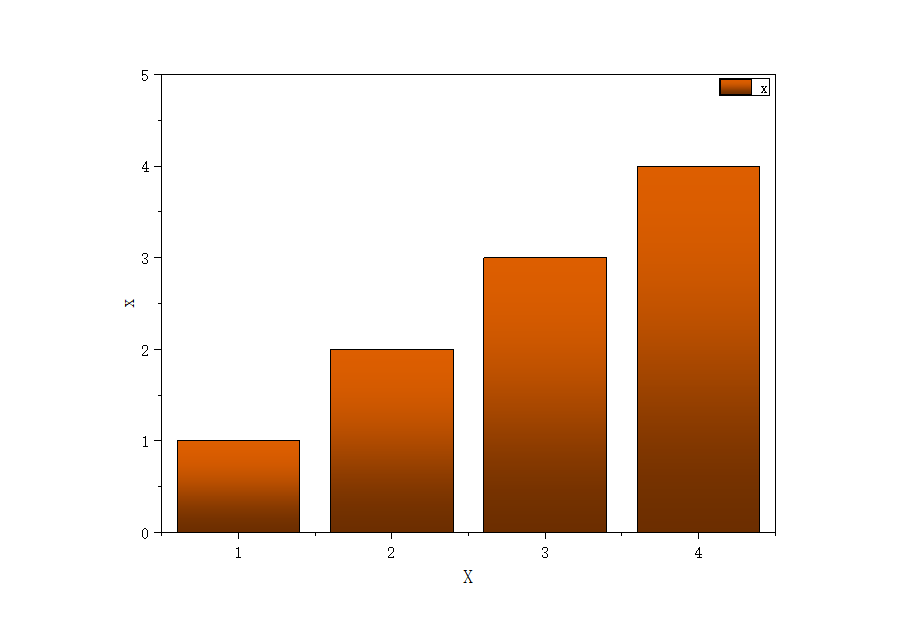
#> input picture .probe/m_2.png, 900 x 638 px
$ python figure_metrics.py .probe/m_2.png
#> lines starting #> are read from the running program, lines starting #| are printed output that depends on the picture; after the words box and inside, x2 and y2 are one past the last pixel; in counts of white or black regions, pixels touching at a corner belong together
"""figure_metrics.py — 参考图/成品图的量化对照（复刻收敛用）。

只读像素，输出可比的归一化几何量与色值：
  frame(外框) canvas%、装饰带高度%、白缝%、刻度长度、刻度标签字高、轴标题字高、点径、线宽、关键色。

用法：
  python figure_metrics.py <img.png> [--json]
  python figure_metrics.py ref.png ours.png        # 并排对照
"""
import sys, json
import numpy as np
from PIL import Image

WHITE = 245


def load(p):
    return np.asarray(Image.open(p).convert("RGB")).astype(int)


def frame_rect(a, pad=24):
    """内层绘图框（跳过图像外圈黑边）。返回 (t,b,l,r) 或 None。"""
    h, w, _ = a.shape
    sub = a[pad:h - pad, pad:w - pad]
    dark = sub.max(2) < 130
    rows = np.where(dark[:, max(0, sub.shape[1] // 4):sub.shape[1] * 3 // 4].mean(1) > 0.6)[0]
    cols = np.where(dark[sub.shape[0] // 4:sub.shape[0] * 3 // 4, :].mean(0) > 0.6)[0]
    if len(rows) < 2 or len(cols) < 2:
        return None
    return int(rows[0] + pad), int(rows[-1] + pad), int(cols[0] + pad), int(cols[-1] + pad)


def band_span(a, t, b, l, r, hexv="#FCE4EA", tol=12):
    """框内纯色装饰带：返回 (top,bot,height_px, pct_of_plot_h)。"""
    c = np.array([int(hexv[i:i + 2], 16) for i in (1, 3, 5)])
    x0, x1 = l + int(0.15 * (r - l)), l + int(0.30 * (r - l))
    hit = (np.abs(a[t:b + 1, x0:x1] - c).max(2) <= tol).mean(1) > 0.9
    idx = np.where(hit)[0]
    if len(idx) == 0:
        return None
    return int(t + idx[0]), int(t + idx[-1]), int(idx[-1] - idx[0] + 1), round(100.0 * (idx[-1] - idx[0] + 1) / (b - t + 1), 2)


def white_gap(a, t, b, l, r, band_top):
    """装饰带上方的纯白缝高度。"""
    x0, x1 = l + int(0.15 * (r - l)), l + int(0.30 * (r - l))
    white = (a[t:band_top, x0:x1] > WHITE).all(2).mean(1) > 0.9
    idx = np.where(white)[0]
    if len(idx) == 0:
        return 0, 0.0
    seg_end = idx[-1]
    seg_start = seg_end
    while seg_start - 1 in set(idx.tolist()):
        seg_start -= 1
    h = seg_end - seg_start + 1
    return int(h), round(100.0 * h / (b - t + 1), 2)


def text_groups_below(a, b, l, r, scan=160):
    """框下方文字/刻度的行分段：返回 [(top,bot,height_px)]。"""
    y0, y1 = b + 1, min(a.shape[0], b + 1 + scan)
    dark = (a[y0:y1, l:r].max(2) < 160).mean(1) > 0.002
    groups, start = [], None
    for i, v in enumerate(dark):
        if v and start is None:
            start = i
        elif not v and start is not None:
            if i - start >= 2:
                groups.append((int(y0 + start), int(y0 + i - 1), int(i - start)))
            start = None
    if start is not None and len(dark) - start >= 2:
        groups.append((int(y0 + start), int(y0 + len(dark) - 1), int(len(dark) - start)))
    return groups


def tick_length(a, b, l, r, n=30):
    """主TICK len度：框下 0..25px 内，深色像素列的连续行数众数。"""
    y0, y1 = b + 1, min(a.shape[0], b + 26)
    dark = (a[y0:y1, l:r].max(2) < 160)
    colsum = dark.sum(0)
    runs = colsum[colsum >= 3]
    return int(np.median(runs)) if len(runs) else 0


def dot_diameter(a, t, b, l, r, hexv="#DE90BA", tol=26):
    """散点直径估计：匹配色区域的横向游程中位数。"""
    c = np.array([int(hexv[i:i + 2], 16) for i in (1, 3, 5)])
    sub = (np.abs(a[t:b + 1, l:r + 1] - c).max(2) <= tol)
    runs = []
    for row in sub[::3]:
        idx = np.where(row)[0]
        if len(idx) < 2:
            continue
        start = idx[0]; prev = idx[0]
        for i in idx[1:]:
            if i != prev + 1:
                runs.append(prev - start + 1); start = i
            prev = i
        runs.append(prev - start + 1)
    runs = [x for x in runs if 1 <= x <= 12]
    return round(float(np.median(runs)), 1) if runs else None


def dominant(a, n=6, skip_white=True):
    px = a.reshape(-1, 3)
    if skip_white:
        px = px[~((px.min(1) > 235) | (px.max(1) < 60))]
    keys = (px // 16).astype(np.int32)
    flat = keys[:, 0] * 10000 + keys[:, 1] * 100 + keys[:, 2]
    uniq, inv, cnt = np.unique(flat, return_inverse=True, return_counts=True)
    out = []
    for i in np.argsort(-cnt)[:n]:
        avg = px[inv == i].mean(0).round().astype(int)
        out.append("#%02X%02X%02X" % tuple(avg))
    return out


def metrics(path, band_hex="#FCE4EA", dot_hex="#DE90BA"):
#> called with path = '.probe/m_2.png', band_hex = '#FCE4EA', dot_hex = '#DE90BA'
    a = load(path)
    H, W, _ = a.shape
#> H = 638; W = 900
    fr = frame_rect(a)
#> in frame_rect, `sub = a[pad:h - pad, pad:w - pad]`:
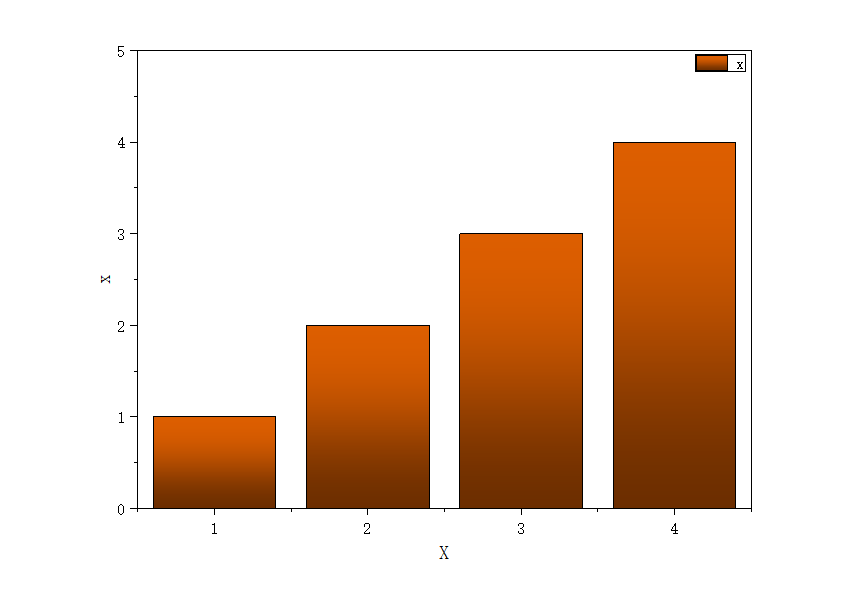
#> sub: shape (590, 852, 3) int64; mean R, G, B 233.7, 212, 196
#> in frame_rect, `dark = sub.max(2) < 130`:
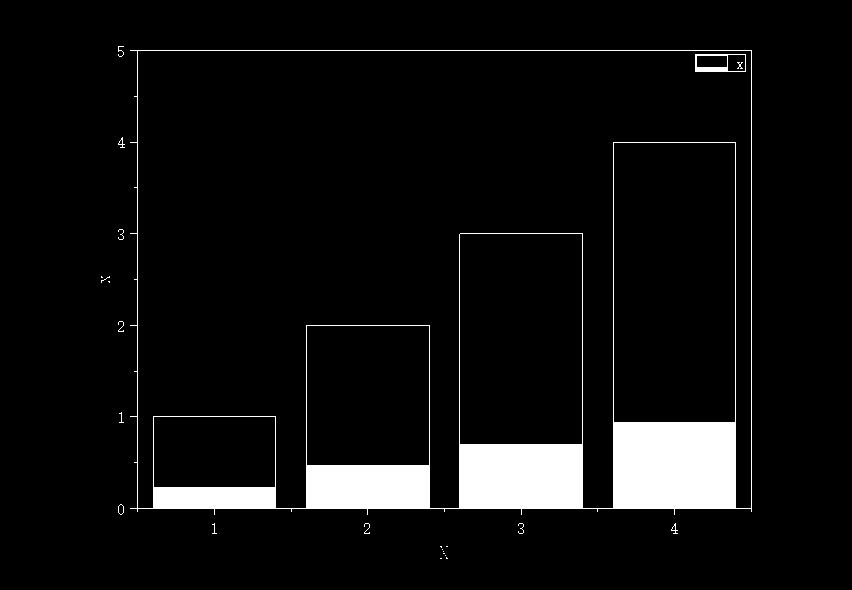
#> dark: shape (590, 852) bool; 6.2% white; 24 white regions (13 under 20 px), largest, box (x1, y1, x2, y2) and area: (130, 50, 752, 515) 30558, (695, 54, 746, 72) 316, (118, 137, 125, 148) 27
#> in frame_rect, `rows = np.where(dark[:, max(0, sub.shape[1] // 4):sub.shape[1] * 3 // ..`: rows = 45 values from 50 to 508
#> in frame_rect, `cols = np.where(dark[sub.shape[0] // 4:sub.shape[0] * 3 // 4, :].mean(..`: cols = [137, 459, 582, 613, 735, 751]
#> fr = (74, 532, 161, 775)
    m = {"file": path.split("/")[-1], "size": [W, H], "aspect": round(W / H, 3)}
    if not fr:
        return m
    t, b, l, r = fr
#> t = 74; b = 532; l = 161; r = 775
    pw, ph = r - l + 1, b - t + 1
#> pw = 615; ph = 459
    m["frame_pct"] = {"left": round(100 * l / W, 1), "top": round(100 * t / H, 1),
                      "width": round(100 * pw / W, 1), "height": round(100 * ph / H, 1)}
    m["plot_px"] = [pw, ph]
    bs = band_span(a, t, b, l, r, band_hex)
#> in band_span, `x0, x1 = l + int(0.15 * (r - l)), l + int(0.30 * (r - l))`: x0 = 253; x1 = 345
#> in band_span, `idx = np.where(hit)[0]`: idx = empty array
    if bs:
        m["band"] = {"height_px": bs[2], "pct_plot_h": bs[3],
                     "from_bottom_pct": round(100 * (b - bs[1]) / ph, 1)}
        m["gap"] = white_gap(a, t, b, l, r, bs[0])
    m["tick_px"] = tick_length(a, b, l, r)
#> in tick_length, `y0, y1 = b + 1, min(a.shape[0], b + 26)`: y0 = 533; y1 = 558
#> in tick_length, `dark = (a[y0:y1, l:r].max(2) < 160)`:
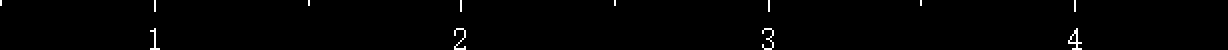
#> dark: shape (25, 614) bool (shown 2 times larger); 0.81% white in thin lines or dots, all inside (x1, y1, x2, y2) = (0, 0, 541, 25)
#> in tick_length, `colsum = dark.sum(0)`: colsum = 614 values, max 17 at index 77, min 0 at index 1, mean 0.204
#> in tick_length, `runs = colsum[colsum >= 3]`: runs = 20 values, max 17 at index 1, min 3 at index 0, mean 5.55
    m["text_below"] = text_groups_below(a, b, l, r)
#> in text_groups_below, `y0, y1 = b + 1, min(a.shape[0], b + 1 + scan)`: y0 = 533; y1 = 638
#> the loop in text_groups_below, `for i, v in enumerate(dark):` made 105 passes
#> v on passes 1 to 12: True, True, True, True, True, True, False, False, False, False, False, False
#> after the loop in text_groups_below, `for i, v in enumerate(dark):`: groups = [(533, 538, 6), (547, 557, 11), (570, 571, 2)]
    m["dot_px"] = dot_diameter(a, t, b, l, r, dot_hex)
#> in dot_diameter, `sub = (np.abs(a[t:b + 1, l:r + 1] - c).max(2) <= tol)`: sub: shape (459, 615) bool; every value is 0
#> after the loop in dot_diameter, `for row in sub[::3]:`: runs = []
    m["palette"] = dominant(a, 6)
#> in dominant, `uniq, inv, cnt = np.unique(flat, return_inverse=True, return_counts=Tr..`: uniq = 52 values from 6 to 151513; cnt = 52 values, max 29644 at index 39, min 1 at index 1, mean 2141.3
#> the loop in dominant, `for i in np.argsort(-cnt)[:n]:` made 6 passes
#> (i, avg) on passes 1 to 6: (39, [216, 92, 0]), (22, [119, 51, 0]), (38, [200, 85, 0]), (23, [135, 57, 0]), (31, [168, 71, 0]), (32, [181, 77, 0])
#> after the loop in dominant, `for i in np.argsort(-cnt)[:n]:`: out = ['#D85C00', '#773300', '#C85500', '#873900', '#A84700', '#B54D00']
    return m


def show(m):
    print("==", m["file"], m.get("size"), "aspect", m.get("aspect"))
#| == m_2.png [900, 638] aspect 1.411
    if "frame_pct" in m:
        f = m["frame_pct"]
#> f = {'left': 17.9, 'top': 11.6, 'width': 68.3, 'height': 71.9}
        print("   FRAME left %.1f%% top %.1f%% w %.1f%% h %.1f%%  (plot %s px)" % (f["left"], f["top"], f["width"], f["height"], m["plot_px"]))
#|    FRAME left 17.9% top 11.6% w 68.3% h 71.9%  (plot [615, 459] px)
    if "band" in m:
        bd = m["band"]
        print("   BAND h %dpx = %.1f%% 绘图高, 距框底 %.1f%% | 白缝 %s px (%s%%)" % (bd["height_px"], bd["pct_plot_h"], bd["from_bottom_pct"], m["gap"][0], m["gap"][1]))
    print("   TICK len %s px | 点径 %s px" % (m.get("tick_px"), m.get("dot_px")))
#|    TICK len 3 px | 点径 None px
    print("   TEXT rows (top,bot,h):", m.get("text_below"))
#|    TEXT rows (top,bot,h): [(533, 538, 6), (547, 557, 11), (570, 571, 2)]
    print("   PALETTE:", " ".join(m.get("palette", [])))
#|    PALETTE: #D85C00 #773300 #C85500 #873900 #A84700 #B54D00


if __name__ == "__main__":
    args = [x for x in sys.argv[1:] if not x.startswith("--")]
    if not args:
        print(__doc__)
        sys.exit(0)
    for p in args:
        show(metrics(p))
